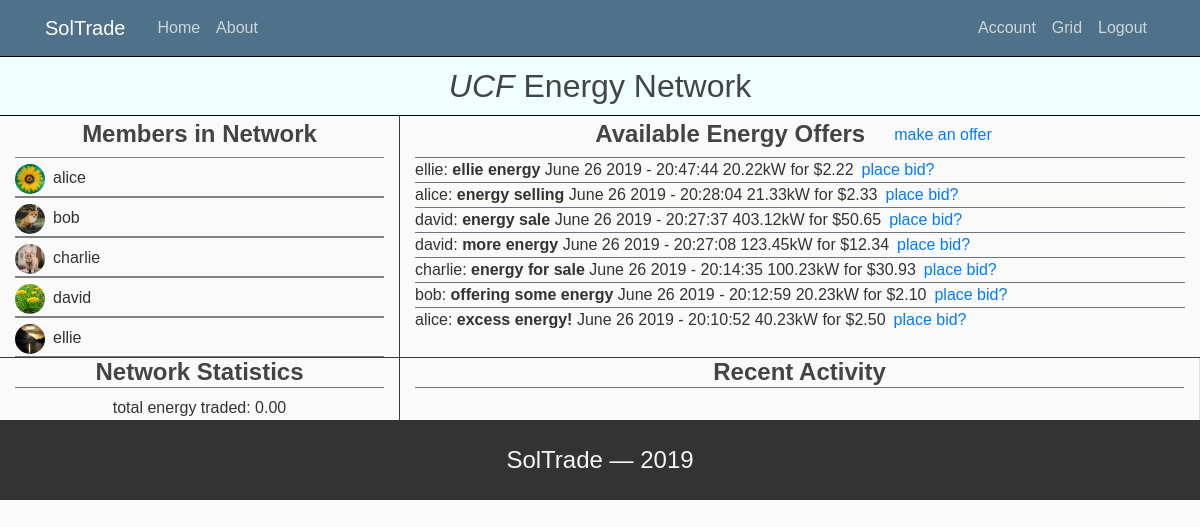
Page /grid (signed in) on the committed database.
### soltrade/models.py (models this page shows, shortened)
class Group(db.Model):
        id = db.Column(db.Integer, primary_key=True)
        groupname = db.Column(db.String(22), unique=True, nullable=False)
        users = db.relationship('User', backref='group', lazy=True)

class User(db.Model, UserMixin):
        id = db.Column(db.Integer, primary_key=True)
        username = db.Column(db.String(22), unique=True, nullable=False)
        email = db.Column(db.String(120), unique=True, nullable=False)
        image_file = db.Column(db.String(20), nullable=False, default='defaultpic.png')
        password = db.Column(db.String(60), nullable=False)
        total_energy_traded = db.Column(db.Numeric(12, 2), nullable=False, default=0.00)
        total_money_earned = db.Column(db.Numeric(12, 2), nullable=False, default=0.00)
        group_id = db.Column(db.Integer, db.ForeignKey('group.id'))
        offers = db.relationship('Offer', backref='seller', lazy=True)
        bids = db.relationship('Bid', backref='placer', lazy=True)

class Offer(db.Model):
        id = db.Column(db.Integer, primary_key=True)
        title = db.Column(db.String(100), nullable=False)
        date_posted = db.Column(db.DateTime, nullable=False, default=datetime.utcnow)
        energy_offer = db.Column(db.Numeric(10, 2), nullable=False, default=0.00)
        starting_bid = db.Column(db.Numeric(10, 2), nullable=False, default=0.00)
        active = db.Column(db.Boolean, nullable=False, default=True)
        bids = db.relationship('Bid', backref='offer', lazy=True)
        user_id = db.Column(db.Integer, db.ForeignKey('user.id'), nullable=False)

### soltrade/routes.py (the view)
@app.route("/grid", methods=['GET', 'POST'])
@login_required
def grid():
        offers = Offer.query.order_by(desc(Offer.date_posted)).all()
        return render_template('grid.html', offers=offers, title=current_user.group.groupname + ' Grid')

### soltrade/models.py (called while the page is built)
@login_manager.user_loader
def load_user(user_id):
        return User.query.get(int(user_id))

### soltrade/templates/grid.html
{% extends "layout.html" %}
{% block content %}
<div class="grid-header">
    <h2 class="grid-header-text"><em>{{ current_user.group.groupname }}</em> Energy Network</h2>
</div>
<div class="container-fluid">
<div class="row">
    <div class="col-md-4 text-center border-bottom border-right border-dark">
      <h4 class="mt-1"><b>Members in Network</b></h4>
      {% for user in current_user.group.users %}
      <div class="media username-cont">
        <span class="media-left">
            <img class="rounded-circle grid-pic" src="{{ url_for('static', filename='img/profilepics/' + user.image_file) }}">
        </span>
        <div class="media-body">
            <div class="media-content ml-2">{{ user.username }}</div>
        </div>
      </div>
      {% endfor %}
    </div>
    <div class="col text-center border-bottom border-dark">
        <div class="d-flex justify-content-center">
        <h4 class="mt-1"><b>Available Energy Offers</b></h4>
        <a class="btn btn-xs ml-3" href="{{ url_for('make_offer') }}">make an offer</a>
        </div>
        {% for offer in offers %}
            {% if offer.active %}
            <div class="d-flex border-top border-secondary">
                <div>{{offer.seller.username}}: <b>{{offer.title}}</b> {{offer.date_posted.strftime('%B %d %Y - %H:%M:%S')}} {{offer.energy_offer}}kW for ${{offer.starting_bid}} </div>
                <a class="ml-2" href="#">place bid?</a>
            </div>
            {% endif %}
        {% endfor %}
    </div>
</div>
<div class="row">
    <div class="col-md-4 text-center border-right border-dark">
        <h4 class="border-bottom border-secondary"><b>Network Statistics</b></h4>
        <div>total energy traded: 0.00</div>
    </div>
    <div class="col text-center border-right">
        <h4 class="border-bottom border-secondary"><b>Recent Activity</b></h4>
    </div>
</div>
</div>
{% endblock content %}

### soltrade/templates/layout.html (shortened to what this page needs)
<!DOCTYPE HTML>
<html>
<head>
    <link rel="stylesheet" href="https://maxcdn.bootstrapcdn.com/bootstrap/4.0.0/css/bootstrap.min.css">
    <link rel="stylesheet" href="{{ url_for('static', filename='main.css') }}">
</head>
<body>
    <header class="site-header">
            <nav class="navbar navbar-expand-md navbar-dark bg-steel fixed-top head">
                <div class="container">
                <a class="navbar-brand mr-4" href="/">SolTrade</a>
                <div class="collapse navbar-collapse" id="navbarToggle">
                    <div class="navbar-nav mr-auto">
                    <a class="nav-item nav-link" href="{{ url_for('home') }}">Home</a>
                    <a class="nav-item nav-link" href="{{ url_for('about') }}">About</a>
                    </div>
                    <div class="navbar-nav">
                    {% if current_user.is_authenticated %}
                    <a class="nav-item nav-link" href="{{ url_for('account') }}">Account</a>
                    <a class="nav-item nav-link" href="{{ url_for('grid') }}">Grid</a>
                    <a class="nav-item nav-link" href="{{ url_for('logout') }}">Logout</a>
                    {% else %}
                    <a class="nav-item nav-link" href="{{ url_for('login') }}">Login</a>
                    <a class="nav-item nav-link" href="{{ url_for('register') }}">Register</a>
                    {% endif %}
                    </div>
                </div>
                </div>
            </nav>
            </header>
            {% block content %}{% endblock %}
</body>
<footer class="foot">
SolTrade — 2019
</footer>
</html>

### soltrade/static/main.css (style rules this page uses)
body { background: #fafafa; color: #333333; font-family: 'Trebuchet MS', 'Lucida Sans Unicode', 'Lucida Grande', 'Lucida Sans', Arial, sans-serif; }
h1, h2, h3, h4, h5, h6 { color: #444444; }
.bg-steel { background-color: #4f728a; }
.site-header .navbar-nav .nav-link { color: #cbd5db; }
.foot { background-color: #333; color: whitesmoke; text-align: center; vertical-align: middle; line-height: 80px; min-height: 80px; font-size: 1.5em; }
.grid-header { height: 60px; text-align: center; display: table; width: 100%; background-color: azure; border-top: 1px solid black; border-bottom: 1px solid black; }
.grid-header-text { display:table-cell; vertical-align: middle; }
.username-cont { height: 40px; line-height: 40px; vertical-align: middle; border-top: 1px solid grey; border-bottom: 1px solid grey; text-align: left; }
.grid-pic { height: 30px; width: 30px; }

### rows in the picture
Group: group.groupname "UCF"
User: image_file (picture), username "alice"
User: image_file (picture), username "bob"
User: image_file (picture), username "charlie"
User: image_file (picture), username "david"
User: image_file (picture), username "ellie"
Offer: seller.username "ellie", title "ellie energy", date_posted "June 26 2019 - 20:47:44", energy_offer "20.22", starting_bid "2.22"
Offer: seller.username "alice", title "energy selling", date_posted "June 26 2019 - 20:28:04", energy_offer "21.33", starting_bid "2.33"
Offer: seller.username "david", title "energy sale", date_posted "June 26 2019 - 20:27:37", energy_offer "403.12", starting_bid "50.65"
Offer: seller.username "david", title "more energy", date_posted "June 26 2019 - 20:27:08", energy_offer "123.45", starting_bid "12.34"
Offer: seller.username "charlie", title "energy for sale", date_posted "June 26 2019 - 20:14:35", energy_offer "100.23", starting_bid "30.93"
Offer: seller.username "bob", title "offering some energy", date_posted "June 26 2019 - 20:12:59", energy_offer "20.23", starting_bid "2.10"
Offer: seller.username "alice", title "excess energy!", date_posted "June 26 2019 - 20:10:52", energy_offer "40.23", starting_bid "2.50"
